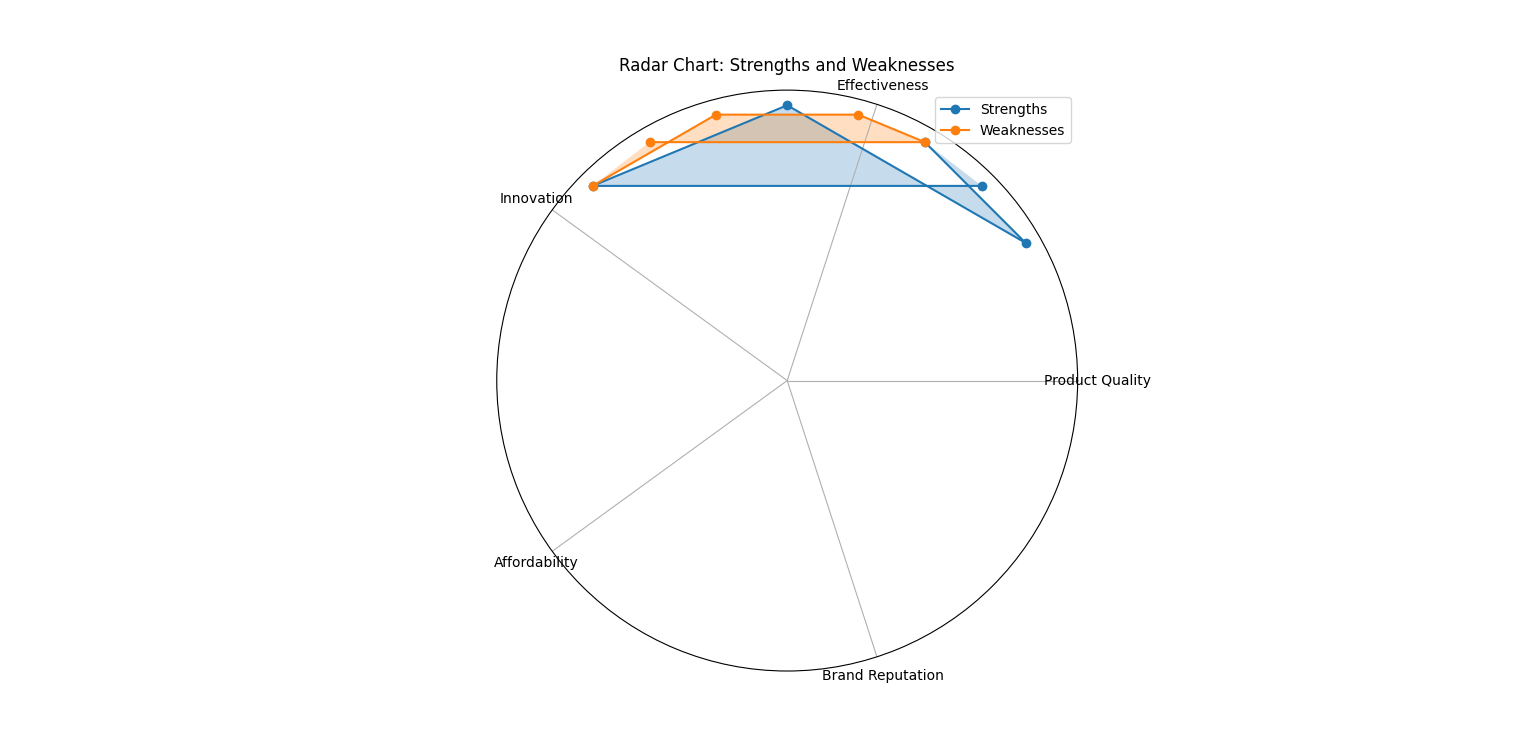

Recreate this plot in Python.
import numpy as np
import matplotlib.pyplot as plt

# Categories or attributes for the radar chart
categories = ['Product Quality', 'Effectiveness', 'Innovation', 'Affordability', 'Brand Reputation']

# Strengths and weaknesses data (degrees)
strengths = [45, 135, 90, 30, 60]
weaknesses = [120, 60, 75, 105, 135]

# Convert degrees to radians for plotting
strengths = np.radians(strengths)
weaknesses = np.radians(weaknesses)

# Number of categories
num_categories = len(categories)

# Create figure and axes
fig, ax = plt.subplots(figsize=(8, 8), subplot_kw={'projection': 'polar'})

# Plot strengths
ax.plot(strengths, np.ones(num_categories), 'o-', label='Strengths')
ax.fill(strengths, np.ones(num_categories), alpha=0.25)

# Plot weaknesses
ax.plot(weaknesses, np.ones(num_categories), 'o-', label='Weaknesses')
ax.fill(weaknesses, np.ones(num_categories), alpha=0.25)

# Set theta ticks and labels
ax.set_xticks(np.linspace(0, 2*np.pi, num_categories, endpoint=False))
ax.set_xticklabels(categories)

# Set radial gridlines
ax.set_rticks([])  # Hide radial gridlines

# Add a legend
ax.legend()

# Set title
plt.title("Radar Chart: Strengths and Weaknesses")

# Show the plot
plt.show()
